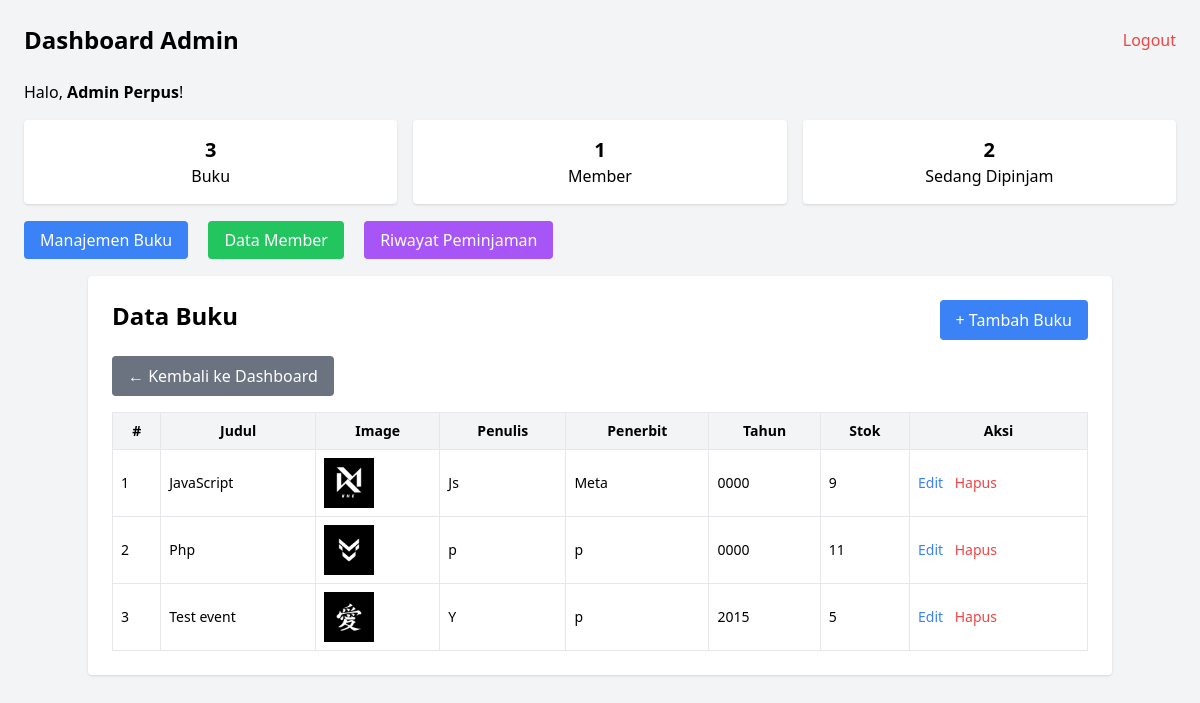
Screenshot of /views/admin/buku/index.php (signed in) with the database file from the repository.
### tables this page shows
CREATE TABLE `buku` (
  `id` int(11) NOT NULL,
  `judul` varchar(255) NOT NULL,
  `gambar` varchar(255) DEFAULT NULL,
  `penulis` varchar(100) NOT NULL,
  `penerbit` varchar(100) NOT NULL,
  `tahun` year(4) NOT NULL,
  `stok` int(11) NOT NULL,
  `created_at` datetime DEFAULT current_timestamp()
);

### views/admin/buku/index.php (the view, shortened to what this page needs)
<?php
require '../../../config/koneksi.php';
$buku = $conn->query("SELECT * FROM buku");
?>
<!DOCTYPE html>
<html lang="id">
<head>
    <script src="https://cdn.tailwindcss.com"></script>
</head>
<body class="p-6 bg-gray-100">
    <?php include '../components/admin-dashboard.php'; ?>
    <div class="max-w-5xl mx-auto bg-white p-6 rounded shadow">
        <div class="flex justify-between mb-4">
            <h1 class="text-2xl font-bold">Data Buku</h1>
            <a href="tambah.php" class="bg-blue-500 text-white px-4 py-2 rounded">+ Tambah Buku</a>
        </div>
        <div class="mb-4">
            <a href="../../admin/components/admin-dashboard.php" class="inline-block bg-gray-500 text-white px-4 py-2 rounded hover:bg-gray-600">
                ← Kembali ke Dashboard
            </a>
        </div>
        <table class="w-full border text-sm">
            <thead class="bg-gray-100">
                <tr>
                    <th class="p-2 border">#</th>
                    <th class="p-2 border">Judul</th>
                    <th class="p-2 border">Image</th>
                    <th class="p-2 border">Penulis</th>
                    <th class="p-2 border">Penerbit</th>
                    <th class="p-2 border">Tahun</th>
                    <th class="p-2 border">Stok</th>
                    <th class="p-2 border">Aksi</th>
                </tr>
            </thead>
            <tbody>
                <?php $no = 1;
                while ($row = $buku->fetch_assoc()): ?>
                    <tr>
                        <td class="p-2 border"><?= $no++ ?></td>
                        <td class="p-2 border"><?= $row["judul"] ?></td>
                        <td class="p-2 border"><img src="../../../uploads/<?= $row['gambar'] ?>" width="50"></td>
                        <td class="p-2 border"><?= $row["penulis"] ?></td>
                        <td class="p-2 border"><?= $row["penerbit"] ?></td>
                        <td class="p-2 border"><?= $row["tahun"] ?></td>
                        <td class="p-2 border"><?= $row["stok"] ?></td>
                        <td class="p-2 border space-x-2">
                            <a href="edit.php?id=<?= $row['id'] ?>" class="text-blue-500">Edit</a>
                            <a href="hapus.php?id=<?= $row['id'] ?>" class="text-red-500" onclick="return confirm('Yakin hapus?')">Hapus</a>
                        </td>
                    </tr>
                <?php endwhile; ?>
            </tbody>
        </table>
    </div>
</body>
</html>

### rows the page displays
buku: judul "JavaScript", gambar (picture), penulis "Js", penerbit "Meta", tahun "0000", stok "9"
buku: judul "Php", gambar (picture), penulis "p", penerbit "p", tahun "0000", stok "11"
buku: judul "Test event", gambar (picture), penulis "Y", penerbit "p", tahun "2015", stok "5"

### other values shown
$_SESSION["nama"] "Admin Perpus"
$total_buku "3"
$total_member "1"
$total_pinjam "2"
